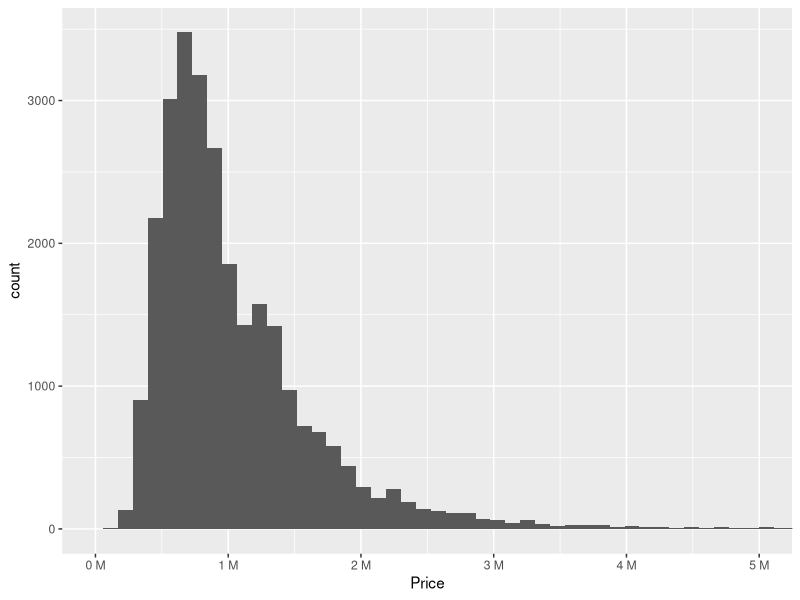
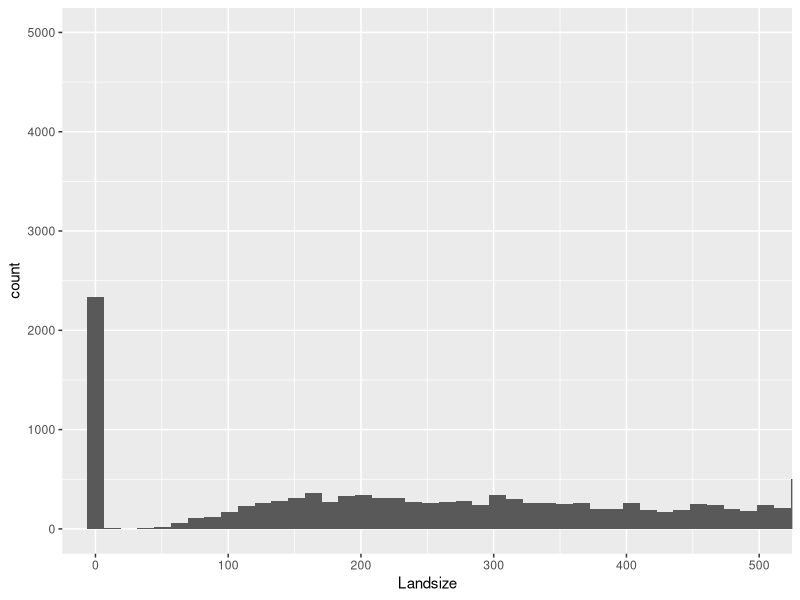
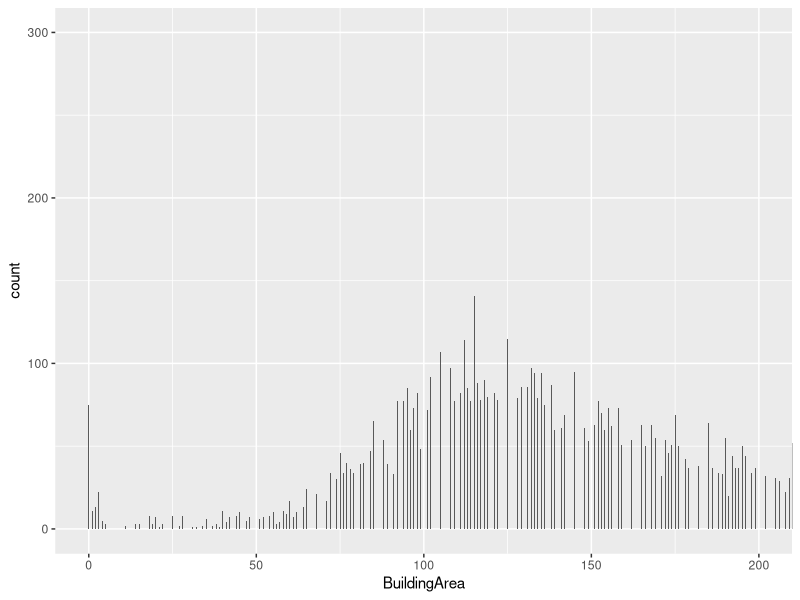
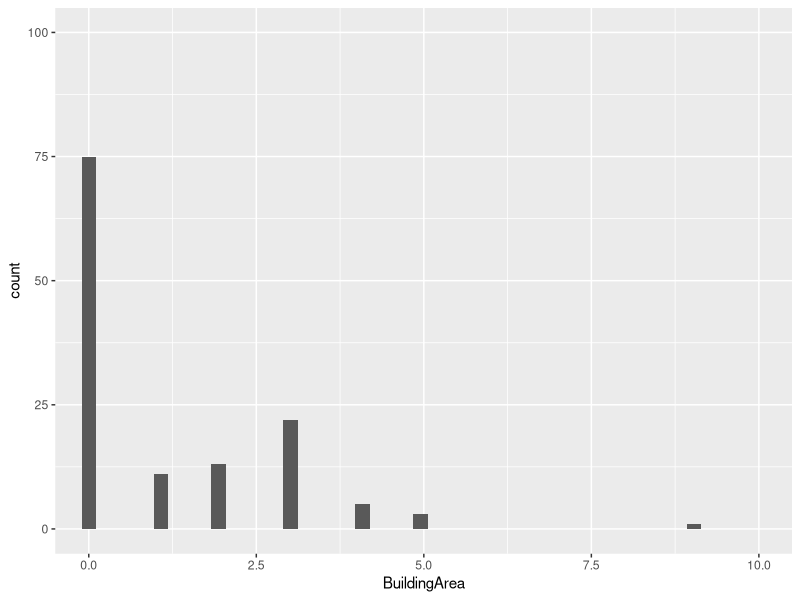
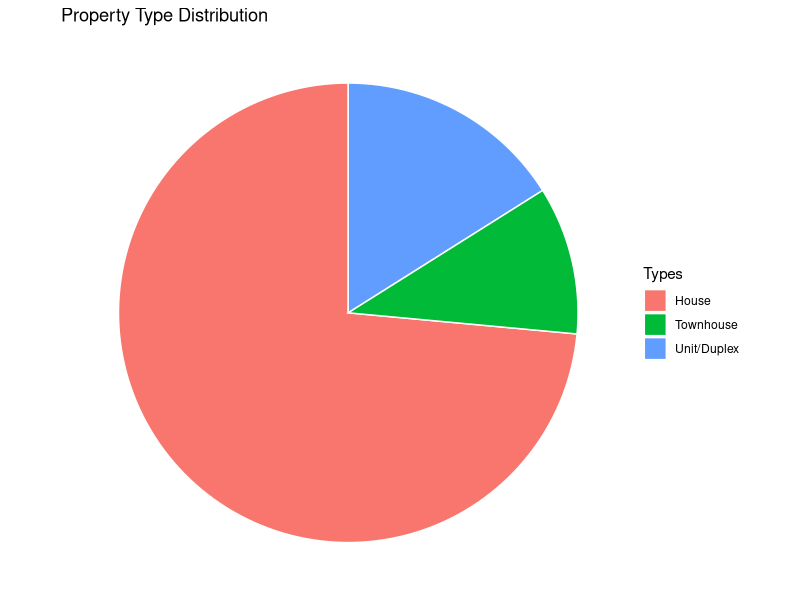

The R source for these figures, in order: (Note: this script raises an error after producing the figures.)
housing_dataset <- read.csv("melbourne_data.csv",
                            stringsAsFactors = FALSE, na.strings = "#N/A")

str(housing_dataset)

housing_dataset$X <- NULL

housing_dataset$Date <- as.Date(housing_dataset$Date, format = "%d/%m/%Y")

str(housing_dataset$Date)
summary(housing_dataset$Date)

housing_dataset$Type[housing_dataset$Type == "h"] <- "House"
housing_dataset$Type[housing_dataset$Type == "u"] <- "Unit/Duplex"
housing_dataset$Type[housing_dataset$Type == "t"] <- "Townhouse"
housing_dataset$Type <- factor(housing_dataset$Type)

levels(factor(housing_dataset$Type))
str(housing_dataset$Type)
summary(housing_dataset$Type)

housing_dataset$Price <- as.integer(housing_dataset$Price)

str(housing_dataset$Price)
summary(housing_dataset$Price)

housing_dataset$Landsize <- as.integer(housing_dataset$Landsize)
housing_dataset$BuildingArea <- as.integer(housing_dataset$BuildingArea)

str(housing_dataset$Landsize)
summary(housing_dataset$Landsize)

str(housing_dataset$BuildingArea)
summary(housing_dataset$BuildingArea)

housing_dataset$Rooms <- as.integer(housing_dataset$Rooms)
housing_dataset$Bathroom <- as.integer(housing_dataset$Bathroom)
housing_dataset$Car <- as.integer(housing_dataset$Car)

str(housing_dataset$Rooms)
summary(housing_dataset$Rooms)

str(housing_dataset$Bathroom)
summary(housing_dataset$Bathroom)

str(housing_dataset$Car)
summary(housing_dataset$Car)

housing_dataset$YearBuilt <- as.integer(housing_dataset$YearBuilt)
str(housing_dataset$YearBuilt)
summary(housing_dataset$YearBuilt)

housing_dataset$Distance <- as.numeric(housing_dataset$Distance)

str(housing_dataset$Distance)
summary(housing_dataset$Distance)

housing_dataset$Regionname <- factor(housing_dataset$Regionname)

levels(factor(housing_dataset$Regionname))
str(housing_dataset$Regionname)
summary(housing_dataset$Regionname)

housing_dataset$Propertycount <- factor(housing_dataset$Propertycount)

levels(factor(housing_dataset$Propertycount))

str(housing_dataset$Propertycount)
summary(housing_dataset$Propertycount)

housing_dataset[is.na(housing_dataset$Distance), ]
housing_dataset[is.na(housing_dataset$Regionname), ]
housing_dataset[is.na(housing_dataset$Propertycount), ]

summary(housing_dataset$Regionname[housing_dataset$Distance == 5.1])

housing_dataset[18524, "Regionname"] <- "Western Metropolitan"

summary(housing_dataset$Regionname[housing_dataset$Distance == 7.7])

housing_dataset[26889, "Regionname"] <- "Southern Metropolitan"

summary(housing_dataset$Propertycount[housing_dataset$Distance == 5.1 &
                                      housing_dataset$Regionname == "Western Metropolitan"])

housing_dataset[18524, "Price"]

summary(housing_dataset$Price[housing_dataset$Distance == 5.1 &
                              housing_dataset$Regionname == "Western Metropolitan" &
                              housing_dataset$Propertycount == 7570])

summary(housing_dataset$Price[housing_dataset$Distance == 5.1 &
                              housing_dataset$Regionname == "Western Metropolitan" &
                              housing_dataset$Propertycount == 2417])

housing_dataset[18524, "Propertycount"] <- 7570

summary(housing_dataset$Propertycount[housing_dataset$Distance == 7.7 &
                                      housing_dataset$Regionname == "Southern Metropolitan"])

housing_dataset[26889, "Price"]

summary(housing_dataset$Price[housing_dataset$Distance == 7.7 &
                              housing_dataset$Regionname == "Southern Metropolitan" &
                              housing_dataset$Propertycount == 8920])

summary(housing_dataset$Price[housing_dataset$Distance == 7.7 &
                              housing_dataset$Regionname == "Southern Metropolitan" &
                              housing_dataset$Propertycount == 8989])

housing_dataset[26889, "Propertycount"] <- 8989

housing_dataset[29484, ]

housing_dataset <- housing_dataset[-c(29484), ]

summary(housing_dataset)

quantile(housing_dataset$Price, 0.99, na.rm = TRUE)
quantile(housing_dataset$Price, 0.01, na.rm = TRUE)

library(ggplot2)
library(scales)

ggplot(data = housing_dataset, aes(x = Price)) +
  geom_histogram(bins = 100) +
  coord_cartesian(xlim = c(0, 5000000)) +
  scale_x_continuous(labels = unit_format(unit = "M", scale = 1e-6))

housing_dataset <- housing_dataset[(housing_dataset$Price <= quantile(housing_dataset$Price, 0.99, na.rm = TRUE) |
                                    is.na(housing_dataset$Price)), ]
housing_dataset <- housing_dataset[(housing_dataset$Price >= quantile(housing_dataset$Price, 0.01, na.rm = TRUE) |
                                    is.na(housing_dataset$Price)), ]

quantile(housing_dataset$Landsize, 0.99, na.rm = TRUE)
quantile(housing_dataset$Landsize, 0.01, na.rm = TRUE)

ggplot(data = housing_dataset, aes(x = Landsize)) +
  geom_histogram(bins = nrow(housing_dataset)) +
  coord_cartesian(xlim = c(0, 500), ylim = c(0, 5000))

housing_dataset <- housing_dataset[housing_dataset$Landsize > 0 | is.na(housing_dataset$Landsize), ]

quantile(housing_dataset$Landsize, 0.99, na.rm = TRUE)
quantile(housing_dataset$Landsize, 0.01, na.rm = TRUE)

housing_dataset <- housing_dataset[(housing_dataset$Landsize < quantile(housing_dataset$Landsize, 0.99, na.rm = TRUE) |
                                    is.na(housing_dataset$Landsize)), ]
housing_dataset <- housing_dataset[(housing_dataset$Landsize > quantile(housing_dataset$Landsize, 0.01, na.rm = TRUE) |
                                    is.na(housing_dataset$Landsize)), ]

quantile(housing_dataset$BuildingArea, 0.99, na.rm = TRUE)
quantile(housing_dataset$BuildingArea, 0.01, na.rm = TRUE)

ggplot(data = housing_dataset, aes(x = BuildingArea)) +
  geom_histogram(bins = nrow(housing_dataset)) +
  coord_cartesian(xlim = c(0, 200), ylim = c(0, 300))

ggplot(data = housing_dataset, aes(x = BuildingArea)) +
  geom_histogram(bins = nrow(housing_dataset)) +
  coord_cartesian(xlim = c(0, 10), ylim = c(0, 100))

housing_dataset <- housing_dataset[housing_dataset$BuildingArea > 5 | is.na(housing_dataset$BuildingArea), ]

quantile(housing_dataset$BuildingArea, 0.99, na.rm = TRUE)
quantile(housing_dataset$BuildingArea, 0.01, na.rm = TRUE)

housing_dataset <- housing_dataset[(housing_dataset$BuildingArea < quantile(housing_dataset$BuildingArea, 0.99, na.rm = TRUE) |
                                    is.na(housing_dataset$BuildingArea)), ]
housing_dataset <- housing_dataset[(housing_dataset$BuildingArea > quantile(housing_dataset$BuildingArea, 0.01, na.rm = TRUE) |
                                    is.na(housing_dataset$BuildingArea)), ]

housing_dataset <- housing_dataset[housing_dataset$BuildingArea < housing_dataset$Landsize |
                                  is.na(housing_dataset$BuildingArea) |
                                  is.na(housing_dataset$Landsize), ]

quantile(housing_dataset$Rooms, 0.99, na.rm = TRUE)
quantile(housing_dataset$Rooms, 0.01, na.rm = TRUE)

housing_dataset <- housing_dataset[housing_dataset$Rooms <= quantile(housing_dataset$Rooms, 0.99, na.rm = TRUE), ]
housing_dataset <- housing_dataset[housing_dataset$Rooms >= quantile(housing_dataset$Rooms, 0.01, na.rm = TRUE), ]

quantile(housing_dataset$Bathroom, 0.99, na.rm = TRUE)
quantile(housing_dataset$Bathroom, 0.01, na.rm = TRUE)

housing_dataset <- housing_dataset[(housing_dataset$Bathroom <= quantile(housing_dataset$Bathroom, 0.99, na.rm = TRUE) | is.na(housing_dataset$Bathroom)), ]
housing_dataset <- housing_dataset[(housing_dataset$Bathroom >= quantile(housing_dataset$Bathroom, 0.01, na.rm = TRUE) | is.na(housing_dataset$Bathroom)), ]

quantile(housing_dataset$Car, 0.99, na.rm = TRUE)
quantile(housing_dataset$Car, 0.01, na.rm = TRUE)

housing_dataset <- housing_dataset[(housing_dataset$Car <= quantile(housing_dataset$Car, 0.99, na.rm = TRUE) |
                                  is.na(housing_dataset$Car)), ]
housing_dataset <- housing_dataset[(housing_dataset$Car >= quantile(housing_dataset$Car, 0.01, na.rm = TRUE) |
                                  is.na(housing_dataset$Car)), ]

quantile(housing_dataset$YearBuilt, 0.99, na.rm = TRUE)
quantile(housing_dataset$YearBuilt, 0.01, na.rm = TRUE)

housing_dataset <- housing_dataset[(housing_dataset$YearBuilt <= quantile(housing_dataset$YearBuilt, 0.99, na.rm = TRUE) |
                                  is.na(housing_dataset$YearBuilt)), ]
housing_dataset <- housing_dataset[(housing_dataset$YearBuilt >= quantile(housing_dataset$YearBuilt, 0.01, na.rm = TRUE) |
                                  is.na(housing_dataset$YearBuilt)), ]

summary(housing_dataset)

library(mice)
init <- mice(housing_dataset, maxit = 0)

meth <- init$method
meth

meth[c("YearBuilt", "BuildingArea")] <- ""

pred_m <- quickpred(housing_dataset, mincor = 0.2)
pred_m

pred_m[, c("Date", "YearBuilt", "BuildingArea")] <- 0

imp <- mice(data = housing_dataset, method = meth, predictorMatrix = pred_m)
housing_dataset <- complete(imp)

housing_dataset$BuildingArea <- NULL
housing_dataset$YearBuilt <- NULL
summary(housing_dataset)

summary(housing_dataset)

housePercentage <- nrow(housing_dataset[housing_dataset$Type == "House",]) / nrow(housing_dataset)
udPercentage <- nrow(housing_dataset[housing_dataset$Type == "Unit/Duplex",]) / nrow(housing_dataset)
townhousePercentage <- nrow(housing_dataset[housing_dataset$Type == "Townhouse",]) / nrow(housing_dataset)

pieSlices <- c(housePercentage, udPercentage, townhousePercentage)
pieLabels <- c("House", "Unit/Duplex", "Townhouse")
pieChartData <- data.frame(pieLabels, pieSlices)

ggplot(data=pieChartData, aes(x="", y=pieSlices, fill=pieLabels)) +
  geom_bar(stat="identity", width=1, color="white") +
  coord_polar("y", start = 0) +
  theme_void() +
  labs(title = "Property Type Distribution") +
  labs(fill="Types")

knitr::purl(input = "melbourne-housing.Rmd", output = "melbourne-housing-no-doc.R", documentation = 0)
file.rename(from = "melbourne-housing.md", to = "README.md")
